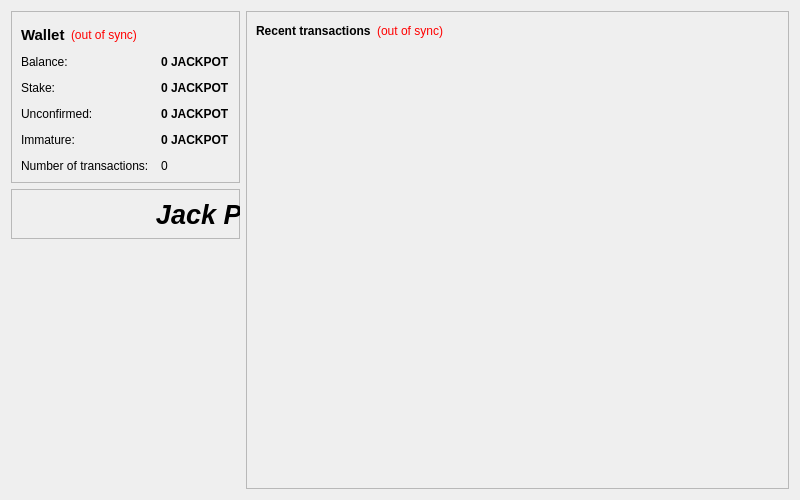
<?xml version="1.0" encoding="UTF-8"?>
<ui version="4.0">
 <class>OverviewPage</class>
 <widget class="QWidget" name="OverviewPage">
  <property name="geometry">
   <rect>
    <x>0</x>
    <y>0</y>
    <width>800</width>
    <height>500</height>
   </rect>
  </property>
  <property name="sizePolicy">
   <sizepolicy hsizetype="Fixed" vsizetype="Fixed">
    <horstretch>0</horstretch>
    <verstretch>0</verstretch>
   </sizepolicy>
  </property>
  <property name="maximumSize">
   <size>
    <width>2048</width>
    <height>500</height>
   </size>
  </property>
  <property name="windowTitle">
   <string>Form</string>
  </property>
  <layout class="QHBoxLayout" name="horizontalLayout" stretch="0,1">
   <item>
    <layout class="QVBoxLayout" name="verticalLayout_2">
     <item>
      <widget class="QFrame" name="frame">
       <property name="maximumSize">
        <size>
         <width>16777215</width>
         <height>172</height>
        </size>
       </property>
       <property name="frameShape">
        <enum>QFrame::StyledPanel</enum>
       </property>
       <property name="frameShadow">
        <enum>QFrame::Raised</enum>
       </property>
       <layout class="QVBoxLayout" name="verticalLayout_4">
        <item>
         <layout class="QHBoxLayout" name="horizontalLayout_4">
          <item>
           <widget class="QLabel" name="label_5">
            <property name="font">
             <font>
              <pointsize>11</pointsize>
              <weight>75</weight>
              <bold>true</bold>
             </font>
            </property>
            <property name="text">
             <string>Wallet</string>
            </property>
           </widget>
          </item>
          <item>
           <widget class="QLabel" name="labelWalletStatus">
            <property name="toolTip">
             <string>The displayed information may be out of date. Your wallet automatically synchronizes with the JackpotCoin network after a connection is established, but this process has not completed yet.</string>
            </property>
            <property name="styleSheet">
             <string notr="true">QLabel { color: red; }</string>
            </property>
            <property name="text">
             <string notr="true">(out of sync)</string>
            </property>
            <property name="alignment">
             <set>Qt::AlignLeading|Qt::AlignLeft|Qt::AlignVCenter</set>
            </property>
           </widget>
          </item>
          <item>
           <spacer name="horizontalSpacer_2">
            <property name="orientation">
             <enum>Qt::Horizontal</enum>
            </property>
            <property name="sizeHint" stdset="0">
             <size>
              <width>40</width>
              <height>20</height>
             </size>
            </property>
           </spacer>
          </item>
         </layout>
        </item>
        <item>
         <layout class="QFormLayout" name="formLayout_2">
          <property name="fieldGrowthPolicy">
           <enum>QFormLayout::AllNonFixedFieldsGrow</enum>
          </property>
          <property name="horizontalSpacing">
           <number>12</number>
          </property>
          <property name="verticalSpacing">
           <number>12</number>
          </property>
          <item row="0" column="0">
           <widget class="QLabel" name="label">
            <property name="text">
             <string>Balance:</string>
            </property>
           </widget>
          </item>
          <item row="0" column="1">
           <widget class="QLabel" name="labelBalance">
            <property name="font">
             <font>
              <weight>75</weight>
              <bold>true</bold>
             </font>
            </property>
            <property name="cursor">
             <cursorShape>IBeamCursor</cursorShape>
            </property>
            <property name="toolTip">
             <string>Your current balance</string>
            </property>
            <property name="text">
             <string notr="true">0 JACKPOT</string>
            </property>
            <property name="textInteractionFlags">
             <set>Qt::LinksAccessibleByMouse|Qt::TextSelectableByKeyboard|Qt::TextSelectableByMouse</set>
            </property>
           </widget>
          </item>
          <item row="1" column="1">
           <widget class="QLabel" name="labelStake">
            <property name="font">
             <font>
              <weight>75</weight>
              <bold>true</bold>
             </font>
            </property>
            <property name="cursor">
             <cursorShape>IBeamCursor</cursorShape>
            </property>
            <property name="toolTip">
             <string>Total of coins that was staked, and do not yet count toward the current balance</string>
            </property>
            <property name="text">
             <string notr="true">0 JACKPOT</string>
            </property>
            <property name="textInteractionFlags">
             <set>Qt::LinksAccessibleByMouse|Qt::TextSelectableByKeyboard|Qt::TextSelectableByMouse</set>
            </property>
           </widget>
          </item>
          <item row="2" column="0">
           <widget class="QLabel" name="label_3">
            <property name="text">
             <string>Unconfirmed:</string>
            </property>
           </widget>
          </item>
          <item row="2" column="1">
           <widget class="QLabel" name="labelUnconfirmed">
            <property name="font">
             <font>
              <weight>75</weight>
              <bold>true</bold>
             </font>
            </property>
            <property name="cursor">
             <cursorShape>IBeamCursor</cursorShape>
            </property>
            <property name="toolTip">
             <string>Total of transactions that have yet to be confirmed, and do not yet count toward the current balance</string>
            </property>
            <property name="text">
             <string notr="true">0 JACKPOT</string>
            </property>
            <property name="textInteractionFlags">
             <set>Qt::LinksAccessibleByMouse|Qt::TextSelectableByKeyboard|Qt::TextSelectableByMouse</set>
            </property>
           </widget>
          </item>
          <item row="3" column="0">
           <widget class="QLabel" name="labelImmatureText">
            <property name="text">
             <string>Immature:</string>
            </property>
           </widget>
          </item>
          <item row="3" column="1">
           <widget class="QLabel" name="labelImmature">
            <property name="font">
             <font>
              <weight>75</weight>
              <bold>true</bold>
             </font>
            </property>
            <property name="toolTip">
             <string>Mined balance that has not yet matured</string>
            </property>
            <property name="text">
             <string notr="true">0 JACKPOT</string>
            </property>
            <property name="textInteractionFlags">
             <set>Qt::LinksAccessibleByMouse|Qt::TextSelectableByKeyboard|Qt::TextSelectableByMouse</set>
            </property>
           </widget>
          </item>
          <item row="4" column="0">
           <widget class="QLabel" name="label_2">
            <property name="text">
             <string>Number of transactions:</string>
            </property>
           </widget>
          </item>
          <item row="4" column="1">
           <widget class="QLabel" name="labelNumTransactions">
            <property name="toolTip">
             <string>Total number of transactions in wallet</string>
            </property>
            <property name="text">
             <string notr="true">0</string>
            </property>
           </widget>
          </item>
          <item row="1" column="0">
           <widget class="QLabel" name="label_7">
            <property name="text">
             <string>Stake:</string>
            </property>
           </widget>
          </item>
         </layout>
        </item>
       </layout>
      </widget>
     </item>
     <item>
      <widget class="QFrame" name="frame_3">
       <property name="maximumSize">
        <size>
         <width>16777215</width>
         <height>50</height>
        </size>
       </property>
       <property name="frameShape">
        <enum>QFrame::StyledPanel</enum>
       </property>
       <property name="frameShadow">
        <enum>QFrame::Raised</enum>
       </property>
       <widget class="QLabel" name="labelCurrentJackpot">
        <property name="geometry">
         <rect>
          <x>10</x>
          <y>0</y>
          <width>381</width>
          <height>50</height>
         </rect>
        </property>
        <property name="maximumSize">
         <size>
          <width>16777215</width>
          <height>57</height>
         </size>
        </property>
        <property name="palette">
         <palette>
          <active>
           <colorrole role="WindowText">
            <brush brushstyle="SolidPattern">
             <color alpha="255">
              <red>0</red>
              <green>0</green>
              <blue>0</blue>
             </color>
            </brush>
           </colorrole>
           <colorrole role="Text">
            <brush brushstyle="SolidPattern">
             <color alpha="255">
              <red>0</red>
              <green>0</green>
              <blue>0</blue>
             </color>
            </brush>
           </colorrole>
          </active>
          <inactive>
           <colorrole role="WindowText">
            <brush brushstyle="SolidPattern">
             <color alpha="255">
              <red>0</red>
              <green>0</green>
              <blue>0</blue>
             </color>
            </brush>
           </colorrole>
           <colorrole role="Text">
            <brush brushstyle="SolidPattern">
             <color alpha="255">
              <red>0</red>
              <green>0</green>
              <blue>0</blue>
             </color>
            </brush>
           </colorrole>
          </inactive>
          <disabled>
           <colorrole role="WindowText">
            <brush brushstyle="SolidPattern">
             <color alpha="255">
              <red>106</red>
              <green>104</green>
              <blue>100</blue>
             </color>
            </brush>
           </colorrole>
           <colorrole role="Text">
            <brush brushstyle="SolidPattern">
             <color alpha="255">
              <red>106</red>
              <green>104</green>
              <blue>100</blue>
             </color>
            </brush>
           </colorrole>
          </disabled>
         </palette>
        </property>
        <property name="font">
         <font>
          <family>Arial</family>
          <pointsize>20</pointsize>
          <weight>75</weight>
          <italic>true</italic>
          <bold>true</bold>
         </font>
        </property>
        <property name="cursor">
         <cursorShape>ArrowCursor</cursorShape>
        </property>
        <property name="toolTip">
         <string>Current JackPot Value </string>
        </property>
        <property name="text">
         <string notr="true">Jack Pot</string>
        </property>
        <property name="alignment">
         <set>Qt::AlignCenter</set>
        </property>
        <property name="textInteractionFlags">
         <set>Qt::NoTextInteraction</set>
        </property>
       </widget>
      </widget>
     </item>
     <item>
      <widget class="QLabel" name="label_6">
       <property name="text">
        <string/>
       </property>
       <property name="pixmap">
        <pixmap resource="../bitcoin.qrc">:/images/backg</pixmap>
       </property>
       <property name="scaledContents">
        <bool>false</bool>
       </property>
       <property name="alignment">
        <set>Qt::AlignCenter</set>
       </property>
       <property name="margin">
        <number>-2</number>
       </property>
      </widget>
     </item>
    </layout>
   </item>
   <item>
    <layout class="QVBoxLayout" name="verticalLayout_3">
     <item>
      <widget class="QFrame" name="frame_2">
       <property name="sizePolicy">
        <sizepolicy hsizetype="Expanding" vsizetype="Expanding">
         <horstretch>0</horstretch>
         <verstretch>0</verstretch>
        </sizepolicy>
       </property>
       <property name="frameShape">
        <enum>QFrame::StyledPanel</enum>
       </property>
       <property name="frameShadow">
        <enum>QFrame::Raised</enum>
       </property>
       <layout class="QVBoxLayout" name="verticalLayout">
        <item>
         <layout class="QHBoxLayout" name="horizontalLayout_2">
          <item>
           <widget class="QLabel" name="label_4">
            <property name="text">
             <string>&lt;b&gt;Recent transactions&lt;/b&gt;</string>
            </property>
           </widget>
          </item>
          <item>
           <widget class="QLabel" name="labelTransactionsStatus">
            <property name="toolTip">
             <string>The displayed information may be out of date. Your wallet automatically synchronizes with the JackpotCoin network after a connection is established, but this process has not completed yet.</string>
            </property>
            <property name="styleSheet">
             <string notr="true">QLabel { color: red; }</string>
            </property>
            <property name="text">
             <string notr="true">(out of sync)</string>
            </property>
            <property name="alignment">
             <set>Qt::AlignRight|Qt::AlignTrailing|Qt::AlignVCenter</set>
            </property>
           </widget>
          </item>
          <item>
           <spacer name="horizontalSpacer">
            <property name="orientation">
             <enum>Qt::Horizontal</enum>
            </property>
            <property name="sizeHint" stdset="0">
             <size>
              <width>40</width>
              <height>20</height>
             </size>
            </property>
           </spacer>
          </item>
         </layout>
        </item>
        <item>
         <widget class="QListView" name="listTransactions">
          <property name="styleSheet">
           <string notr="true">QListView { background: transparent; }</string>
          </property>
          <property name="frameShape">
           <enum>QFrame::NoFrame</enum>
          </property>
          <property name="verticalScrollBarPolicy">
           <enum>Qt::ScrollBarAlwaysOff</enum>
          </property>
          <property name="horizontalScrollBarPolicy">
           <enum>Qt::ScrollBarAlwaysOff</enum>
          </property>
          <property name="selectionMode">
           <enum>QAbstractItemView::NoSelection</enum>
          </property>
         </widget>
        </item>
       </layout>
      </widget>
     </item>
    </layout>
   </item>
  </layout>
 </widget>
 <resources>
  <include location="../bitcoin.qrc"/>
 </resources>
 <connections/>
</ui>
